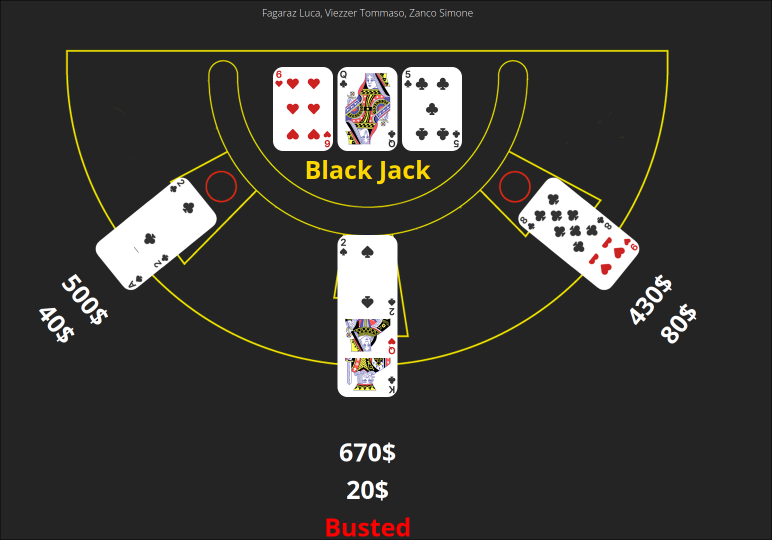
#> input picture img0.png, 1544 x 1080 px (shown at 1/2 size); its folder holds only this picture in this run
$ python -i generate.py   (imports and definitions only)   (older library calls are emulated)
#> lines starting #> are read from the running program, lines starting #| are printed output that depends on the picture; after the words box and inside, x2 and y2 are one past the last pixel; in counts of white or black regions, pixels touching at a corner belong together
import numpy as np
import cv2
import os
from tqdm import tqdm
import random
import os
import matplotlib.pyplot as plt
import matplotlib.image as mpimg
import matplotlib.patches as patches
import pickle
from glob import glob
import imgaug as ia
from imgaug import augmenters as iaa
from shapely.geometry import Polygon

# === Measures === #

cardW=65
cardH=90
cornerXmin=3
cornerXmax=13
cornerYmin=3
cornerYmax=24

# === === #

# We convert the measures from mm to pixels: multiply by an arbitrary factor 'zoom'
# You shouldn't need to change this
zoom=4
# [2 lines not run here, left out]
cornerXmin=int(cornerXmin*zoom)
cornerXmax=int(cornerXmax*zoom)
cornerYmin=int(cornerYmin*zoom)
cornerYmax=int(cornerYmax*zoom)

# [57 lines left out: functions display_img, give_me_filename, not called in this run]

data_dir = "data" # Directory that will contain all kinds of data (the data we download and the data we generate)

# [2 lines not run here, left out]

card_suits=['s','h','d','c']
card_values=['A','K','Q','J','10','9','8','7','6','5','4','3','2']

# Pickle file containing the background images from the DTD
backgrounds_pck_fn = data_dir + "/backgrounds.pck"

# Pickle file containing the card images
cards_pck_fn = data_dir + "/cards.pck"

# imgW,imgH: dimensions of the generated dataset images
# === Resolution === #
imgW = 720
imgH = 720
# === === #

refCard=np.array([[0,0],[cardW,0],[cardW,cardH],[0,cardH]],dtype=np.float32)
refCardRot=np.array([[cardW,0],[cardW,cardH],[0,cardH],[0,0]],dtype=np.float32)
refCornerHL=np.array([[cornerXmin,cornerYmin],[cornerXmax,cornerYmin],[cornerXmax,cornerYmax],[cornerXmin,cornerYmax]],dtype=np.float32)
refCornerLR=np.array([[cardW-cornerXmax,cardH-cornerYmax],[cardW-cornerXmin,cardH-cornerYmax],[cardW-cornerXmin,cardH-cornerYmin],[cardW-cornerXmax,cardH-cornerYmin]],dtype=np.float32)
refCorners=np.array([refCornerHL,refCornerLR])

"""
# Load all backgrounds into pickle file #
dtd_dir = "./dtd/images/" # Backgrounds directory #
bg_images=[]
for subdir in glob(dtd_dir+"/*"):
    for f in glob(subdir+"/*.jpg"):
        bg_images.append(mpimg.imread(f))
print("Nb of images loaded :", len(bg_images))
print("Saved in :", backgrounds_pck_fn)
pickle.dump(bg_images, open(backgrounds_pck_fn, 'wb'))
"""

class Backgrounds():
    def __init__(self, backgrounds_pck_fn=backgrounds_pck_fn):
#> further down, picture is the input picture: shape (1080, 1544, 3); mean B, G, R 54.1, 57.2, 58.5
        self._images=pickle.load(open(backgrounds_pck_fn, 'rb'))
        self._nb_images = len(self._images)
        print("Nb of images loaded :", self._nb_images)
    # [4 lines left out: function get_random, not called in this run]

# [1 line that did not run here, left out]

# Test random background picking #
"""
_=backgrounds.get_random(display=True)
plt.show()
"""

bord_size=2 # bord_size alpha=0
alphamask=np.ones((cardH,cardW),dtype=np.uint8)*255
# [6 lines not run here, left out]
#plt.imshow(alphamask)
#plt.show()

def varianceOfLaplacian(img):
    """
    Compute the Laplacian of the image and then return the focus
    measure, which is simply the variance of the Laplacian
    Source: A.Rosebrock, https://www.pyimagesearch.com/2015/09/07/blur-detection-with-opencv/
    """
    return cv2.Laplacian(img, cv2.CV_64F).var()

def extract_card(img, output_fn=None, min_focus=80, debug=False):
    """
    """
#> called with min_focus = 80, debug = False

    imgwarp=None

    # Check the image is not too blurry
    focus=varianceOfLaplacian(img)
#> focus = 986.9
    if focus < min_focus:
        if debug: print("Focus too low :", focus)
        return False, None

    # Convert in gray color
    gray = cv2.cvtColor(img, cv2.COLOR_BGR2GRAY)
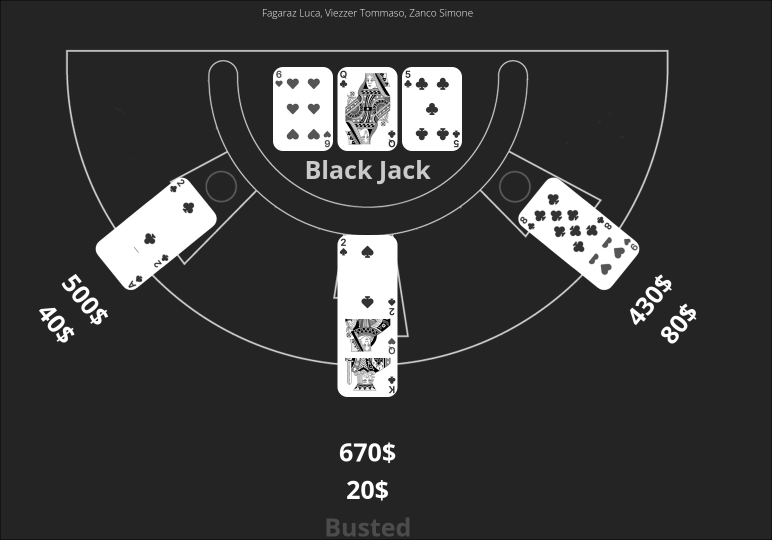
#> gray: shape (1080, 1544) (shown at 1/2 size); min 0, max 255, mean 57.2

    # Noise-reducing and edge-preserving filter
    gray = cv2.bilateralFilter(gray, 11, 17, 17)

    # apply binary thresholding
    ret, thresh = cv2.threshold(gray, 150, 255, cv2.THRESH_BINARY)
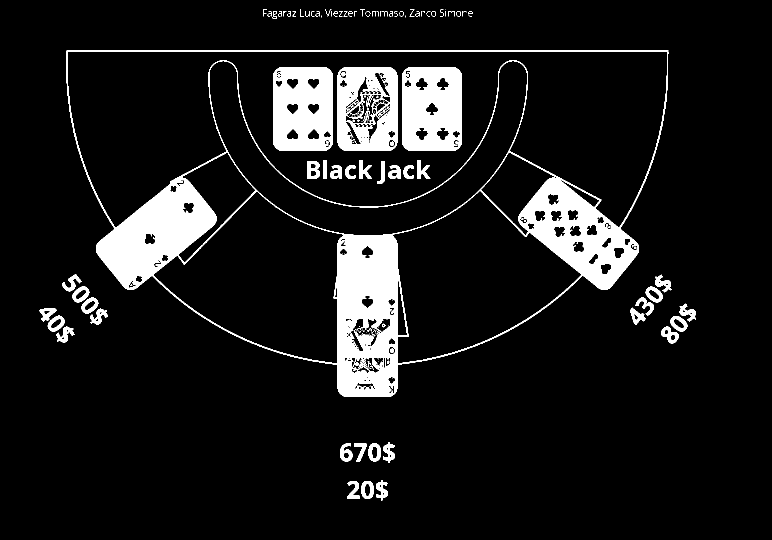
#> thresh: shape (1080, 1544) (shown at 1/2 size); 9.7% white; 257 white regions (182 under 20 px)
    # visualize the binary image
    #cv2.imwrite('image_thres1.jpg', thresh)
    #cv2.destroyAllWindows()

    # detect the contours on the binary image using cv2.CHAIN_APPROX_NONE
    contours, hierarchy = cv2.findContours(image=thresh, mode=cv2.RETR_TREE, method=cv2.CHAIN_APPROX_NONE)
#> contours = 722 contours, 548 with area under 20; largest, box (x1, y1, x2, y2) and area: (133, 100, 1337, 794) 625225, (134, 102, 1335, 456) 290946, (785, 381, 1164, 727) 76348, (306, 382, 687, 727) 76300, (418, 121, 1055, 471) 54285

    # draw contours on the original image
    image_copy = img.copy()
#> (the run stopped early here; a loop or call above may not have finished)
